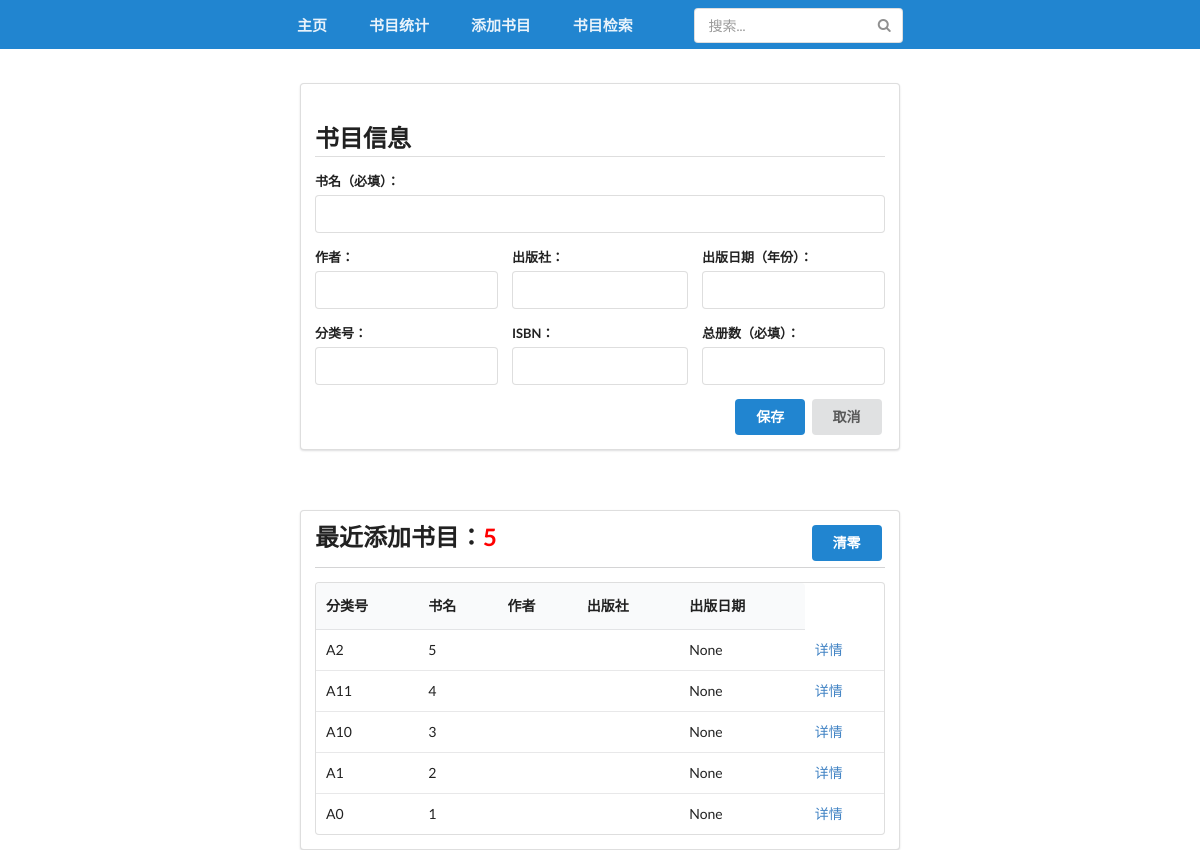
Page /add_book/ on the committed database.
### bookshelf_app/models.py (models this page shows, shortened)
class BookID(models.Model):
    belong_to = models.ForeignKey(Book)
    book_id = models.AutoField(primary_key=True)
    is_lately_book = models.BooleanField(default=True)

class Book(models.Model):
    title = models.CharField(
        unique=True,
        max_length=200,
        verbose_name='书名',
        error_messages={'unique':"该书名已存在，请重新检查"}
        )
    publisher = models.CharField(
        null=True,
        blank=True,
        max_length=200,
        verbose_name='出版社',
        )
    author = models.CharField(
        null=True,
        blank=True,
        max_length=200,
        verbose_name='作者',
        )
    ISBN = models.CharField(
        null=True,
        blank=True,
        max_length=200,
        verbose_name='ISBN',
        )
    CLC = models.CharField(
        null=True,
        blank=True,
        max_length=200,
        validators=[validate_CLC], # 分类号验证器
        verbose_name='分类号',)
    pub_date = models.IntegerField(
        null=True,
        blank=True,
        validators=[validate_pub_date], # 出版日期验证器
        verbose_name='出版日期',
        )

### bookshelf_app/views.py (the view)
# urls.py: url(r'^add_book/', views.add_book, name='add_book'),
def add_book(request):
    context = {}
    lately_book_id_obj = BookID.objects.filter(is_lately_book=True) # 最近添加图书id对象
    lately_books_count = lately_book_id_obj.count() # 近添加图书id计数
    context['lately_books_count'] = lately_books_count
    lately_books = BookID.objects.all().order_by('-book_id')[0:lately_books_count] # 最近添加的图书列表
    context['lately_books'] = lately_books
    book_form = BookForm # 添加书目的表单
    context['book_form'] = book_form
    return render(request, 'add_book.html', context)

### bookshelf_app/templates/add_book.html (shortened to what this page needs)
<!DOCTYPE html>
{% load staticfiles %}
<html>
<head>
	<link rel="stylesheet" href="{% static 'css/semantic.css' %}" media="screen" title="no title">
</head>
<body>
	{% include "top_bar.html" %}
	<br>
	<div class="ui compact segment" style="width:50%; margin:0 auto">
		<form class="ui form" action={% url 'save_book' %} method="post">
			<h2 class="ui dividing header">书目信息</h4>
			<div class="field">
				<label>书名（必填）：</label>
				{{ book_form.title }}
			</div>
			<div class="three fields">
				<div class="field">
					<label>作者：</label>
					{{ book_form.author }}
				</div>
				<div class="field">
					<label>出版社：</label>
					{{ book_form.publisher }}
				</div>
				<div class="field">
					<label>出版日期（年份）：</label>
					{{ book_form.pub_date }}
				</div>
			</div>
			<div class="three fields">
				<div class="field">
					<label>分类号：</label>
					{{ book_form.CLC }}
				</div>
				<div class="field">
					<label>ISBN：</label>
					{{ book_form.ISBN }}
				</div>
				<div class="field">
					<label>总册数（必填）：</label>
					{{ book_form.amount }}
				</div>
			</div>
			<div class="" style="float:right ">
				<button class="ui primary button" type="submit" style="">保存</button>
				<a href="{% url 'add_book' %}" style="">
					<button class="ui button" type="button" style="">取消</button>
				</a>
			</div>
		</form>
	</div>
	<br><br><br>
	<div class="ui compact segment" style="width:50%; margin:0 auto">
		<div class="ui tabular menu">
			<h2 class="ui header">最近添加书目：<strong style='color: red'>{{ lately_books_count }}</strong></h2>
			<div class="right menu">
				<a href={% url 'clean_books_count' %} >
					<button class="ui primary button">清零</button>
				</a>
			</div>
		</div>
		<table class="ui table">
			<thead>
			    <tr>
			    	<th>分类号</th>
			      	<th>书名</th>
				    <th>作者</th>
				    <th>出版社</th>
				    <th>出版日期</th>
			    </tr>
		  	</thead>
		  	<tbody>
		  		{% for book in lately_books %}
		  		<tr>
		  			<td>{{ book.belong_to.CLC }}</td>
		  			<td>{{ book.belong_to.title }}</td>
		  			<td>{{ book.belong_to.author }}</td>
		  			<td>{{ book.belong_to.publisher }}</td>
		  			<td>{{ book.belong_to.pub_date }}</td>
		  			<td><a href={% url 'book_detail' book.belong_to.id %}>详情</a></td>
		  		</tr>
		  		{% endfor %}
		  	</tbody>
		</table>
	</div>
</body>
</html>

### rows in the picture
BookID: belong_to.CLC "A2", belong_to "5", belong_to.pub_date "None"
BookID: belong_to.CLC "A11", belong_to "4", belong_to.pub_date "None"
BookID: belong_to.CLC "A10", belong_to "3", belong_to.pub_date "None"
BookID: belong_to.CLC "A1", belong_to "2", belong_to.pub_date "None"
BookID: belong_to.CLC "A0", belong_to "1", belong_to.pub_date "None"

### other values in the picture
{{ lately_books_count }} "5"
